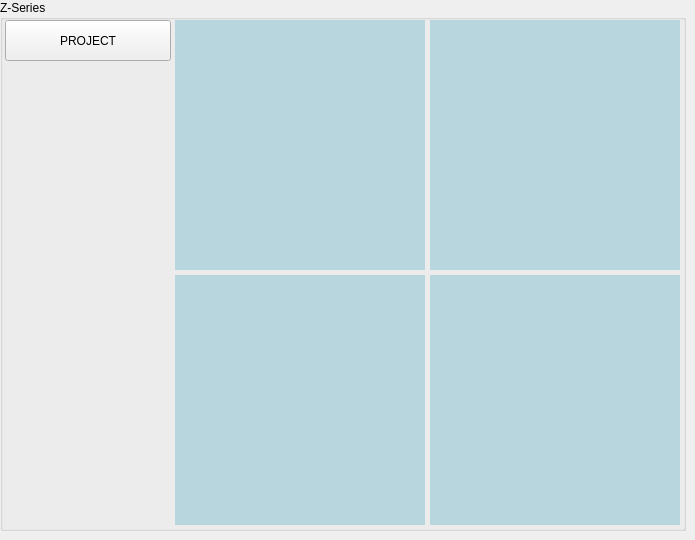
    <widget class="QWidget" name="pageZseries">
     <widget class="QGroupBox" name="groupBox_4">
      <property name="geometry">
       <rect>
        <x>0</x>
        <y>0</y>
        <width>686</width>
        <height>531</height>
       </rect>
      </property>
      <property name="title">
       <string>Z-Series</string>
      </property>
      <widget class="QPushButton" name="btnZproj">
       <property name="geometry">
        <rect>
         <x>5</x>
         <y>20</y>
         <width>166</width>
         <height>41</height>
        </rect>
       </property>
       <property name="text">
        <string>PROJECT</string>
       </property>
      </widget>
      <widget class="QLabel" name="lblZa">
       <property name="geometry">
        <rect>
         <x>175</x>
         <y>20</y>
         <width>250</width>
         <height>250</height>
        </rect>
       </property>
       <property name="styleSheet">
        <string notr="true">background-color: rgb(184, 214, 222);</string>
       </property>
       <property name="text">
        <string/>
       </property>
       <property name="scaledContents">
        <bool>true</bool>
       </property>
      </widget>
      <widget class="QLabel" name="lblZb">
       <property name="geometry">
        <rect>
         <x>175</x>
         <y>275</y>
         <width>250</width>
         <height>250</height>
        </rect>
       </property>
       <property name="styleSheet">
        <string notr="true">background-color: rgb(184, 214, 222);</string>
       </property>
       <property name="text">
        <string/>
       </property>
       <property name="scaledContents">
        <bool>true</bool>
       </property>
      </widget>
      <widget class="QLabel" name="lblZc">
       <property name="geometry">
        <rect>
         <x>430</x>
         <y>20</y>
         <width>250</width>
         <height>250</height>
        </rect>
       </property>
       <property name="styleSheet">
        <string notr="true">background-color: rgb(184, 214, 222);</string>
       </property>
       <property name="text">
        <string/>
       </property>
       <property name="scaledContents">
        <bool>true</bool>
       </property>
      </widget>
      <widget class="QLabel" name="lblZd">
       <property name="geometry">
        <rect>
         <x>430</x>
         <y>275</y>
         <width>250</width>
         <height>250</height>
        </rect>
       </property>
       <property name="styleSheet">
        <string notr="true">background-color: rgb(184, 214, 222);</string>
       </property>
       <property name="text">
        <string/>
       </property>
       <property name="scaledContents">
        <bool>true</bool>
       </property>
      </widget>
     </widget>
    </widget>
